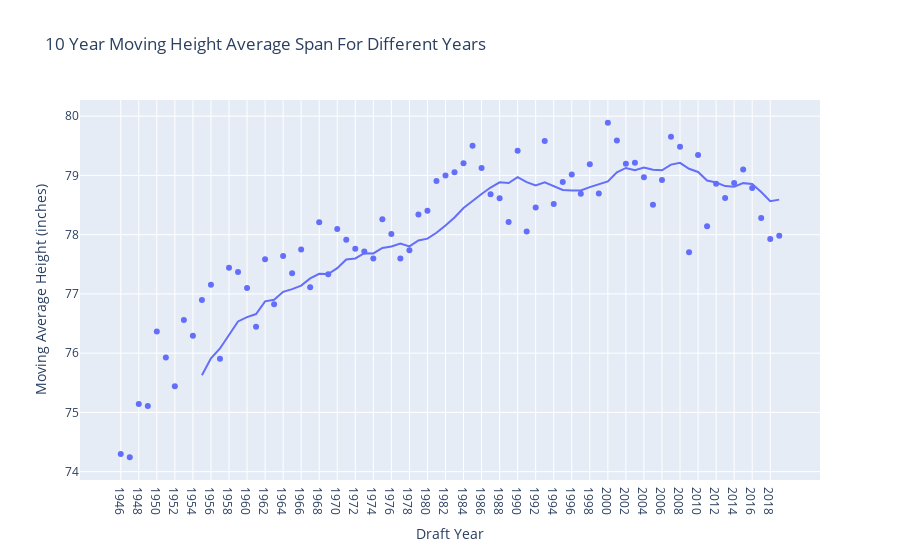

Notebook code for this chart:
### Markdown cell above
## Moving Averages of Height Plot

### Code cell
# moving average of heights over ten years span. So height in 
moving_average_height_plot=player_attributes.groupby("FROM_YEAR",as_index=False).agg(avg_height=('HEIGHT','mean'))
moving_average_height_plot['Draft Year']= moving_average_height_plot['FROM_YEAR']
moving_average_height_plot['Moving Average Height (inches)']= moving_average_height_plot['avg_height']
px.scatter(moving_average_height_plot,x='Draft Year',y='Moving Average Height (inches)',trendline="rolling", trendline_options=dict(window=10), title = '10 Year Moving Height Average Span For Different Years')

### Figure 1 — Plotly figure (JSON) as saved in the notebook; plotly's stock layout.template omitted (floating-point values rounded to 4 significant figures)
{"data": [{"hovertemplate": "Draft Year=%{x}<br>Moving Average Height (inches)=%{y}<extra></extra>", "legendgroup": "", "marker": {"color": "#636efa", "symbol": "circle"}, "mode": "markers", "name": "", "orientation": "v", "showlegend": false, "type": "scatter", "x": ["1946", "1947", "1948", "1949", "1950", "1951", "1952", "1953", "1954", "1955", "1956", "1957", "1958", "1959", "1960", "1961", "1962", "1963", "1964", "1965", "1966", "1967", "1968", "1969", "1970", "1971", "1972", "1973", "1974", "1975", "1976", "1977", "1978", "1979", "1980", "1981", "1982", "1983", "1984", "1985", "1986", "1987", "1988", "1989", "1990", "1991", "1992", "1993", "1994", "1995", "1996", "1997", "1998", "1999", "2000", "2001", "2002", "2003", "2004", "2005", "2006", "2007", "2008", "2009", "2010", "2011", "2012", "2013", "2014", "2015", "2016", "2017", "2018", "2019"], "xaxis": "x", "y": [74.3, 74.24, 75.14, 75.11, 76.37, 75.93, 75.44, 76.56, 76.29, 76.9, 77.15, 75.9, 77.44, 77.37, 77.1, 76.44, 77.58, 76.83, 77.64, 77.35, 77.75, 77.11, 78.21, 77.33, 78.1, 77.91, 77.76, 77.71, 77.6, 78.26, 78.01, 77.6, 77.74, 78.34, 78.4, 78.91, 79, 79.05, 79.2, 79.5, 79.13, 78.68, 78.61, 78.21, 79.41, 78.05, 78.46, 79.58, 78.52, 78.89, 79.02, 78.69, 79.19, 78.7, 79.89, 79.59, 79.2, 79.21, 78.97, 78.51, 78.92, 79.65, 79.48, 77.7, 79.34, 78.14, 78.86, 78.62, 78.87, 79.1, 78.79, 78.28, 77.93, 77.98], "yaxis": "y"}, {"hovertemplate": "<b>Rolling mean trendline</b><br><br>Draft Year=%{x}<br>Moving Average Height (inches)=%{y} <b>(trend)</b><extra></extra>", "legendgroup": "", "marker": {"color": "#636efa", "symbol": "circle"}, "mode": "lines", "name": "", "showlegend": false, "type": "scatter", "x": ["1946", "1947", "1948", "1949", "1950", "1951", "1952", "1953", "1954", "1955", "1956", "1957", "1958", "1959", "1960", "1961", "1962", "1963", "1964", "1965", "1966", "1967", "1968", "1969", "1970", "1971", "1972", "1973", "1974", "1975", "1976", "1977", "1978", "1979", "1980", "1981", "1982", "1983", "1984", "1985", "1986", "1987", "1988", "1989", "1990", "1991", "1992", "1993", "1994", "1995", "1996", "1997", "1998", "1999", "2000", "2001", "2002", "2003", "2004", "2005", "2006", "2007", "2008", "2009", "2010", "2011", "2012", "2013", "2014", "2015", "2016", "2017", "2018", "2019"], "xaxis": "x", "y": [null, null, null, null, null, null, null, null, null, 75.63, 75.91, 76.08, 76.31, 76.54, 76.61, 76.66, 76.87, 76.9, 77.04, 77.08, 77.14, 77.26, 77.34, 77.33, 77.43, 77.58, 77.6, 77.69, 77.68, 77.77, 77.8, 77.85, 77.8, 77.9, 77.93, 78.03, 78.16, 78.29, 78.45, 78.57, 78.69, 78.8, 78.88, 78.87, 78.97, 78.89, 78.83, 78.88, 78.82, 78.76, 78.74, 78.74, 78.8, 78.85, 78.9, 79.05, 79.13, 79.09, 79.13, 79.1, 79.09, 79.18, 79.21, 79.11, 79.06, 78.91, 78.88, 78.82, 78.81, 78.87, 78.86, 78.72, 78.56, 78.59], "yaxis": "y"}], "layout": {"legend": {"tracegroupgap": 0}, "title": {"text": "10 Year Moving Height Average Span For Different Years"}, "xaxis": {"anchor": "y", "domain": [0, 1], "title": {"text": "Draft Year"}}, "yaxis": {"anchor": "x", "domain": [0, 1], "title": {"text": "Moving Average Height (inches)"}}}}
